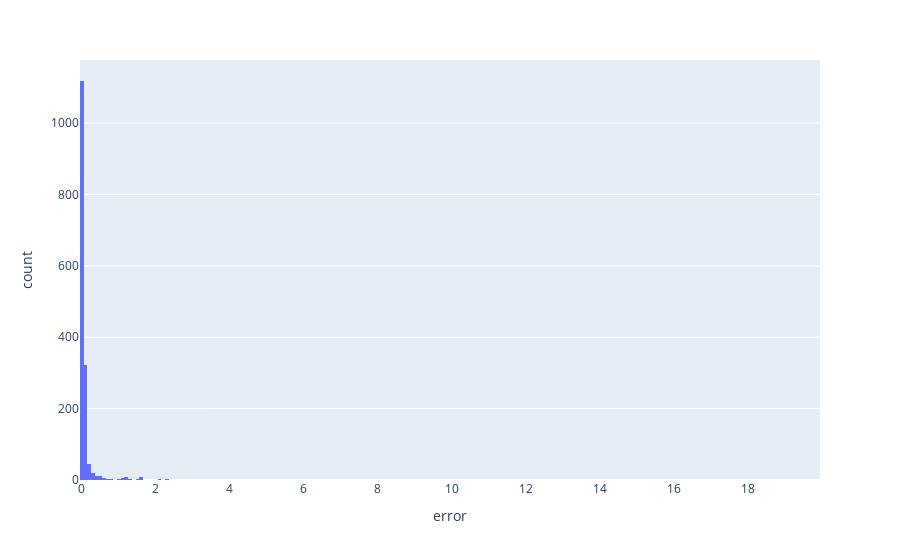

Notebook source saved alongside this figure:
### Code cell
px.histogram(x=quantization_errors, labels={
    'x': 'error'
})

### Figure 1 — Plotly figure (JSON) as saved in the notebook; plotly's stock layout.template omitted (floating-point values rounded to 4 significant figures; data arrays with more than 128 entries replaced by an {"elided": "..."} marker saying what was removed)
{"data": [{"alignmentgroup": "True", "bingroup": "x", "hovertemplate": "error=%{x}<br>count=%{y}<extra></extra>", "legendgroup": "", "marker": {"color": "#636efa", "pattern": {"shape": ""}}, "name": "", "offsetgroup": "", "orientation": "v", "showlegend": false, "type": "histogram", "x": {"elided": "1591 float values"}, "xaxis": "x", "yaxis": "y"}], "layout": {"barmode": "relative", "legend": {"tracegroupgap": 0}, "margin": {"t": 60}, "xaxis": {"anchor": "y", "domain": [0, 1], "title": {"text": "error"}}, "yaxis": {"anchor": "x", "domain": [0, 1], "title": {"text": "count"}}}}
